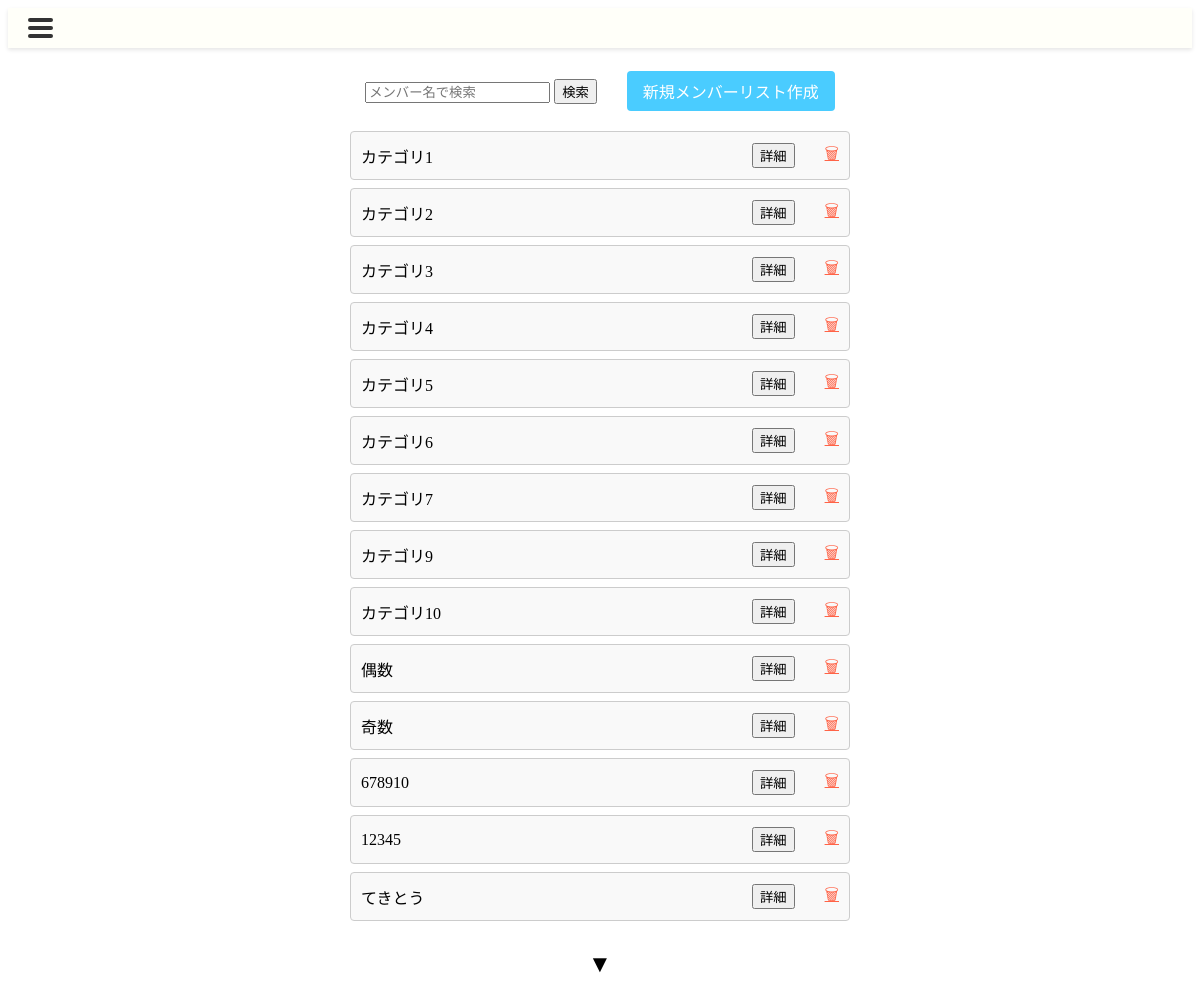
Page /memberlist/ on the committed database.
### canri_app/models.py (models this page shows)
class Category(models.Model):
    category_id = models.AutoField(primary_key=True)
    category_name = models.CharField(max_length=255)
    detail = models.TextField(null=True, blank=True)
    creation_date = models.DateTimeField()
    update_date = models.DateTimeField(null=True, blank=True)
    deletion_date = models.DateTimeField(null=True, blank=True)
    deletion_flag = models.BooleanField(default=False)
    class Meta:
        db_table = 'Category'

### canri_app/views.py (the view, shortened to what this page needs)
# urls.py: path('memberlist/', views.MemberListView.as_view(), name='memberlist'),
class MemberListView(TemplateView):
    template_name = "memberlist.html"
    def get(self, request, *args, **kwargs):
        categories=self.get_queryset()
        context = {
            "categories": categories  # カテゴリー
        }
        return render(request, self.template_name, context)
    def get_queryset(self):
        query = self.request.GET.get('query')
        if query:
            categories = Category.objects.filter(category_name__icontains=query, deletion_flag=False)
        else:
            categories = Category.objects.filter(deletion_flag=False)
        return categories

### canri_app/templates/memberlist.html (shortened to what this page needs)
{% extends 'base.html' %}
{% load static %}
{% block head %}
<link rel="stylesheet" href="{% static 'css/memberlist.css' %}">
{% endblock %}
{% block content %}
<div class="member-list-container">
    <div class="search-create-bar">
        <form method="GET">
            <input type="search" name="query" value="{{ request.GET.query }}" placeholder="メンバー名で検索"/>
            <button type="submit" class="btn">検索</button>
        </form>
        <a href="{% url 'canri_app:memberlist_make' %}" class="create-member-btn">新規メンバーリスト作成</a>
    </div>
    {% for category in categories %}
    <div class="member-list">
        <div class="member-item">
            <span>{{ category.category_name }}</span>
            <form method="GET" action="{% url 'canri_app:memberlist_edit' category_id=category.category_id %}">
                <button type="submit" class="btn">詳細</button>
            </form>
            <a href="{% url 'canri_app:memberlist_delete' category_id=category.category_id %}" class="delete-btn">&#128465;</a>
        </div>
    </div>
    {% endfor %}
    <div class="pagination">
        <button class="more-btn">&#9660;</button>
    </div>
</div>
{% endblock %}

### canri_app/templates/base.html (shortened to what this page needs)
<!DOCTYPE html>
<html lang="ja">
<head>
    {% load static %}
    <link rel="stylesheet" href="{% static 'css/styles.css' %}">
    {% block head %}{% endblock %}
</head>
<body>
    <header>
        <nav class="navbar">
            <div class="hamburger-menu" onclick="toggleMenu()">
                <div class="bar"></div>
                <div class="bar"></div>
                <div class="bar"></div>
            </div>
        </nav>
    </header>
    <main>
        {% block content %}{% endblock %}
    </main>
</body>
</html>

### static/css/styles.css (style rules this page uses)
.navbar { display: flex; justify-content: space-between; align-items: center; background-color: #fffff9; padding: 10px 20px; box-shadow: 0 2px 4px rgba(0, 0, 0, 0.1); margin-bottom: 3px; }
.hamburger-menu { display: none; cursor: pointer; flex-direction: column; justify-content: space-between; height: 20px; width: 25px; z-index: 1000; }
.hamburger-menu .bar { height: 4px; background-color: #333; width: 100%; border-radius: 5px; }
@media (max-width: 1200px) { .hamburger-menu { display: flex; } }

### static/css/memberlist.css (style rules this page uses)
.member-list-container { padding: 20px; display: flex; flex-direction: column; align-items: center; }
.search-create-bar { display: flex; align-items: center; gap: 10px; margin-bottom: 20px; }
.create-member-btn { padding: 8px 16px; background-color: #4accff; color: white; border: none; border-radius: 4px; cursor: pointer; text-decoration: none; }
.member-list { width: 100%; max-width: 500px; }
.member-item { display: flex; align-items: center; justify-content: flex-end; padding: 10px; border: 1px solid #ccc; margin-bottom: 8px; border-radius: 4px; background-color: #f9f9f9; }
.member-item span { margin-right: auto; }
.btn { margin-right: 20px; }
.delete-btn { margin-left: 10px; }
.delete-btn { background: none; border: none; color: #ff6347; cursor: pointer; font-size: 16px; }
.pagination { margin-top: 20px; }
.more-btn { background: none; border: none; font-size: 24px; cursor: pointer; }

### rows in the picture
Category: category_name "カテゴリ1"
Category: category_name "カテゴリ2"
Category: category_name "カテゴリ3"
Category: category_name "カテゴリ4"
Category: category_name "カテゴリ5"
Category: category_name "カテゴリ6"
Category: category_name "カテゴリ7"
Category: category_name "カテゴリ9"
Category: category_name "カテゴリ10"
Category: category_name "偶数"
Category: category_name "奇数"
Category: category_name "678910"
Category: category_name "12345"
Category: category_name "てきとう"
